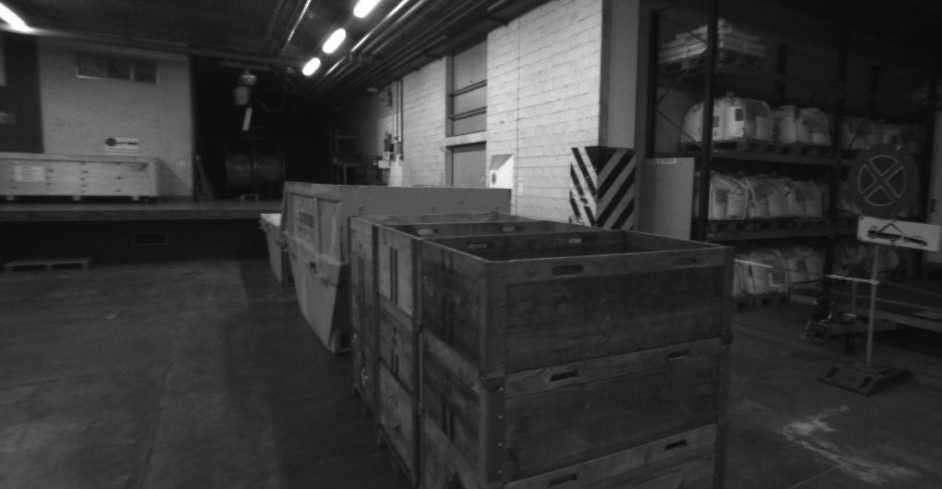
#> input picture im0.png, 942 x 489 px, found by its file name; the run also reads 2 pictures not shown here
$ jupyter execute --allow-errors gms-Copy1.ipynb
#> lines starting #> are read from the running program, lines starting #| are printed output that depends on the picture; after the words box and inside, x2 and y2 are one past the last pixel; in counts of white or black regions, pixels touching at a corner belong together
[cell 1]
import math
from enum import Enum

import cv2
cv2.ocl.setUseOpenCL(False)

import numpy as np

THRESHOLD_FACTOR = 6

ROTATION_PATTERNS = [
    [1, 2, 3,
     4, 5, 6,
     7, 8, 9],

    [4, 1, 2,
     7, 5, 3,
     8, 9, 6],

    [7, 4, 1,
     8, 5, 2,
     9, 6, 3],

    [8, 7, 4,
     9, 5, 1,
     6, 3, 2],

    [9, 8, 7,
     6, 5, 4,
     3, 2, 1],

    [6, 9, 8,
     3, 5, 7,
     2, 1, 4],

    [3, 6, 9,
     2, 5, 8,
     1, 4, 7],

    [2, 3, 6,
     1, 5, 9,
     4, 7, 8]]

class Size:
    def __init__(self, width, height):
        self.width = width
        self.height = height

class DrawingType(Enum):
    ONLY_LINES = 1
    LINES_AND_POINTS = 2
    COLOR_CODED_POINTS_X = 3
    COLOR_CODED_POINTS_Y = 4
    COLOR_CODED_POINTS_XpY = 5


class GmsMatcher:
    def __init__(self, descriptor, matcher):
        self.scale_ratios = [1.0, 1.0 / 2, 1.0 / math.sqrt(2.0), math.sqrt(2.0), 2.0]
        # Normalized vectors of 2D points
        self.normalized_points1 = []
        self.normalized_points2 = []
        # Matches - list of pairs representing numbers
        self.matches = []
        self.matches_number = 0
        # Grid Size
        self.grid_size_right = Size(0, 0)
        self.grid_number_right = 0
        # x      : left grid idx
        # y      :  right grid idx
        # value  : how many matches from idx_left to idx_right
        self.motion_statistics = []

        self.number_of_points_per_cell_left = []
        # Inldex  : grid_idx_left
        # Value   : grid_idx_right
        self.cell_pairs = []

        # Every Matches has a cell-pair
        # first  : grid_idx_left
        # second : grid_idx_right
        self.match_pairs = []

        # Inlier Mask for output
        self.inlier_mask = []
        self.grid_neighbor_right = []

        # Grid initialize
        self.grid_size_left = Size(20, 20)
        self.grid_number_left = self.grid_size_left.width * self.grid_size_left.height

        # Initialize the neihbor of left grid
        self.grid_neighbor_left = np.zeros((self.grid_number_left, 9))

        self.descriptor = descriptor
        self.matcher = matcher
        self.gms_matches = []
        self.keypoints_image1 = []
        self.keypoints_image2 = []

    # [5 lines left out: function empty_matches, not called in this run]

    def compute_matches(self, img1, img2):
        self.keypoints_image1, descriptors_image1 = self.descriptor.detectAndCompute(img1, np.array([]))
        self.keypoints_image2, descriptors_image2 = self.descriptor.detectAndCompute(img2, np.array([]))
        size1 = Size(img1.shape[1], img1.shape[0])
        size2 = Size(img2.shape[1], img2.shape[0])

        if self.gms_matches:
            self.empty_matches()

        all_matches = self.matcher.match(descriptors_image1, descriptors_image2)
        self.normalize_points(self.keypoints_image1, size1, self.normalized_points1)
        self.normalize_points(self.keypoints_image2, size2, self.normalized_points2)
        self.matches_number = len(all_matches)
        self.convert_matches(all_matches, self.matches)
        self.initialize_neighbours(self.grid_neighbor_left, self.grid_size_left)

        mask, num_inliers = self.get_inlier_mask(False, False)
        print('Found', num_inliers, 'matches')

        for i in range(len(mask)):
            if mask[i]:
                self.gms_matches.append(all_matches[i])
        return self.gms_matches

    # Normalize Key points to range (0-1)
    def normalize_points(self, kp, size, npts):
        for keypoint in kp:
            npts.append((keypoint.pt[0] / size.width, keypoint.pt[1] / size.height))

    # Convert OpenCV match to list of tuples
    def convert_matches(self, vd_matches, v_matches):
        for match in vd_matches:
            v_matches.append((match.queryIdx, match.trainIdx))

    def initialize_neighbours(self, neighbor, grid_size):
        for i in range(neighbor.shape[0]):
            neighbor[i] = self.get_nb9(i, grid_size)

    def get_nb9(self, idx, grid_size):
        nb9 = [-1 for _ in range(9)]
        idx_x = idx % grid_size.width
        idx_y = idx // grid_size.width

        for yi in range(-1, 2):
            for xi in range(-1, 2):
                idx_xx = idx_x + xi
                idx_yy = idx_y + yi

                if idx_xx < 0 or idx_xx >= grid_size.width or idx_yy < 0 or idx_yy >= grid_size.height:
                    continue
                nb9[xi + 4 + yi * 3] = idx_xx + idx_yy * grid_size.width

        return nb9

    def get_inlier_mask(self, with_scale, with_rotation):
        max_inlier = 0
        self.set_scale(0)

        if not with_scale and not with_rotation:
            max_inlier = self.run(1)
            return self.inlier_mask, max_inlier
        elif with_scale and with_rotation:
            vb_inliers = []
            for scale in range(5):
                self.set_scale(scale)
                for rotation_type in range(1, 9):
                    num_inlier = self.run(rotation_type)
                    if num_inlier > max_inlier:
                        vb_inliers = self.inlier_mask
                        max_inlier = num_inlier

            if vb_inliers != []:
                return vb_inliers, max_inlier
            else:
                return self.inlier_mask, max_inlier
        elif with_rotation and not with_scale:
            vb_inliers = []
            for rotation_type in range(1, 9):
                num_inlier = self.run(rotation_type)
                if num_inlier > max_inlier:
                    vb_inliers = self.inlier_mask
                    max_inlier = num_inlier

            if vb_inliers != []:
                return vb_inliers, max_inlier
            else:
                return self.inlier_mask, max_inlier
        else:
            vb_inliers = []
            for scale in range(5):
                self.set_scale(scale)
                num_inlier = self.run(1)
                if num_inlier > max_inlier:
                    vb_inliers = self.inlier_mask
                    max_inlier = num_inlier

            if vb_inliers != []:
                return vb_inliers, max_inlier
            else:
                return self.inlier_mask, max_inlier

    def set_scale(self, scale):
        self.grid_size_right.width = self.grid_size_left.width * self.scale_ratios[scale]
        self.grid_size_right.height = self.grid_size_left.height * self.scale_ratios[scale]
        self.grid_number_right = self.grid_size_right.width * self.grid_size_right.height

        # Initialize the neighbour of right grid
        self.grid_neighbor_right = np.zeros((int(self.grid_number_right), 9))
        self.initialize_neighbours(self.grid_neighbor_right, self.grid_size_right)

    def run(self, rotation_type):
        self.inlier_mask = [False for _ in range(self.matches_number)]

        # Initialize motion statistics
        self.motion_statistics = np.zeros((int(self.grid_number_left), int(self.grid_number_right)))
        self.match_pairs = [[0, 0] for _ in range(self.matches_number)]

        for GridType in range(1, 5):
            self.motion_statistics = np.zeros((int(self.grid_number_left), int(self.grid_number_right)))
            self.cell_pairs = [-1 for _ in range(self.grid_number_left)]
            self.number_of_points_per_cell_left = [0 for _ in range(self.grid_number_left)]

            self.assign_match_pairs(GridType)
            self.verify_cell_pairs(rotation_type)

            # Mark inliers
            for i in range(self.matches_number):
                if self.cell_pairs[int(self.match_pairs[i][0])] == self.match_pairs[i][1]:
                    self.inlier_mask[i] = True

        return sum(self.inlier_mask)

    def assign_match_pairs(self, grid_type):
        for i in range(self.matches_number):
            lp = self.normalized_points1[self.matches[i][0]]
            rp = self.normalized_points2[self.matches[i][1]]
            lgidx = self.match_pairs[i][0] = self.get_grid_index_left(lp, grid_type)

            if grid_type == 1:
                rgidx = self.match_pairs[i][1] = self.get_grid_index_right(rp)
            else:
                rgidx = self.match_pairs[i][1]

            if lgidx < 0 or rgidx < 0:
                continue
            self.motion_statistics[int(lgidx)][int(rgidx)] += 1
            self.number_of_points_per_cell_left[int(lgidx)] += 1

    def get_grid_index_left(self, pt, type_of_grid):
        x = pt[0] * self.grid_size_left.width
        y = pt[1] * self.grid_size_left.height

        if type_of_grid == 2:
            x += 0.5
        elif type_of_grid == 3:
            y += 0.5
        elif type_of_grid == 4:
            x += 0.5
            y += 0.5

        x = math.floor(x)
        y = math.floor(y)

        if x >= self.grid_size_left.width or y >= self.grid_size_left.height:
            return -1
        return x + y * self.grid_size_left.width

    def get_grid_index_right(self, pt):
        x = int(math.floor(pt[0] * self.grid_size_right.width))
        y = int(math.floor(pt[1] * self.grid_size_right.height))
        return x + y * self.grid_size_right.width

    def verify_cell_pairs(self, rotation_type):
        current_rotation_pattern = ROTATION_PATTERNS[rotation_type - 1]

        for i in range(self.grid_number_left):
            if sum(self.motion_statistics[i]) == 0:
                self.cell_pairs[i] = -1
                continue
            max_number = 0
            for j in range(int(self.grid_number_right)):
                value = self.motion_statistics[i]
                if value[j] > max_number:
                    self.cell_pairs[i] = j
                    max_number = value[j]

            idx_grid_rt = self.cell_pairs[i]
            nb9_lt = self.grid_neighbor_left[i]
            nb9_rt = self.grid_neighbor_right[idx_grid_rt]
            score = 0
            thresh = 0
            numpair = 0

            for j in range(9):
                ll = nb9_lt[j]
                rr = nb9_rt[current_rotation_pattern[j] - 1]
                if ll == -1 or rr == -1:
                    continue

                score += self.motion_statistics[int(ll), int(rr)]
                thresh += self.number_of_points_per_cell_left[int(ll)]
                numpair += 1

            thresh = THRESHOLD_FACTOR * math.sqrt(thresh/numpair)
            if score < thresh:
                self.cell_pairs[i] = -2

    def draw_matches(self, src1, src2, drawing_type):
        height = max(src1.shape[0], src2.shape[0])
        width = src1.shape[1] + src2.shape[1]
        output = np.zeros((height, width, 3), dtype=np.uint8)
        output[0:src1.shape[0], 0:src1.shape[1]] = src1
        output[0:src2.shape[0], src1.shape[1]:] = src2[:]

        if drawing_type == DrawingType.ONLY_LINES:
            for i in range(len(self.gms_matches)):
                left = self.keypoints_image1[self.gms_matches[i].queryIdx].pt
                right = tuple(sum(x) for x in zip(self.keypoints_image2[self.gms_matches[i].trainIdx].pt, (src1.shape[1], 0)))
                cv2.line(output, tuple(map(int, left)), tuple(map(int, right)), (0, 255, 255))

        elif drawing_type == DrawingType.LINES_AND_POINTS:
            for i in range(len(self.gms_matches)):
                left = self.keypoints_image1[self.gms_matches[i].queryIdx].pt
                right = tuple(sum(x) for x in zip(self.keypoints_image2[self.gms_matches[i].trainIdx].pt, (src1.shape[1], 0)))
                cv2.line(output, tuple(map(int, left)), tuple(map(int, right)), (255, 0, 0))

            for i in range(len(self.gms_matches)):
                left = self.keypoints_image1[self.gms_matches[i].queryIdx].pt
                right = tuple(sum(x) for x in zip(self.keypoints_image2[self.gms_matches[i].trainIdx].pt, (src1.shape[1], 0)))
                cv2.circle(output, tuple(map(int, left)), 1, (0, 255, 255), 2)
                cv2.circle(output, tuple(map(int, right)), 1, (0, 255, 0), 2)

        elif drawing_type == DrawingType.COLOR_CODED_POINTS_X or drawing_type == DrawingType.COLOR_CODED_POINTS_Y or drawing_type == DrawingType.COLOR_CODED_POINTS_XpY :
            _1_255 = np.expand_dims( np.array( range( 0, 256 ), dtype='uint8' ), 1 )
            _colormap = cv2.applyColorMap(_1_255, cv2.COLORMAP_HSV)

            for i in range(len(self.gms_matches)):
                left = self.keypoints_image1[self.gms_matches[i].queryIdx].pt
                right = tuple(sum(x) for x in zip(self.keypoints_image2[self.gms_matches[i].trainIdx].pt, (src1.shape[1], 0)))

                if drawing_type == DrawingType.COLOR_CODED_POINTS_X:
                    colormap_idx = int(left[0] * 256. / src1.shape[1] ) # x-gradient
                if drawing_type == DrawingType.COLOR_CODED_POINTS_Y:
                    colormap_idx = int(left[1] * 256. / src1.shape[0] ) # y-gradient
                if drawing_type == DrawingType.COLOR_CODED_POINTS_XpY:
                    colormap_idx = int( (left[0] - src1.shape[1]*.5 + left[1] - src1.shape[0]*.5) * 256. / (src1.shape[0]*.5 + src1.shape[1]*.5) ) # manhattan gradient

                color = tuple( map(int, _colormap[ colormap_idx,0,: ]) )
                cv2.circle(output, tuple(map(int, left)), 1, color, 2)
                cv2.circle(output, tuple(map(int, right)), 1, color, 2)


        cv2.imshow('show', output)
        k=cv2.waitKey()

        if k == 27:         # wait for ESC key to exit
            cv2.destroyAllWindows()
#> (the rest of this cell did not finish here and is left out)

#> (a cell that did not finish here is left out)

[cell 3]
if __name__ == '__main__':
    img1 = cv2.imread("../data/im0.png")
#> img1 is the input picture: shape (489, 942, 3); min 9, max 253, mean 55
    img2 = cv2.imread("../data/im1.png")
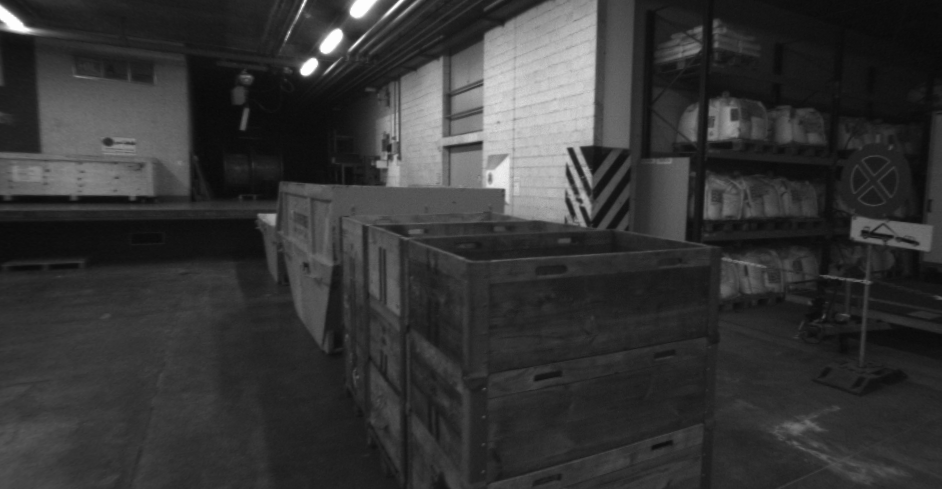
#> input picture im1.png, 942 x 489 px, found by its file name
#> img2 is the input picture: shape (489, 942, 3); min 8, max 253, mean 53.8

    orb = cv2.ORB_create(10000)
    orb.setFastThreshold(0)
    if cv2.__version__.startswith('3'):
        matcher = cv2.BFMatcher(cv2.NORM_HAMMING)
    else:
        matcher = cv2.BFMatcher_create(cv2.NORM_HAMMING)
    gms = GmsMatcher(orb, matcher)

    matches = gms.compute_matches(img1, img2)
#> in compute_matches (call 2), `self.keypoints_image1, descriptors_image1 = self.descriptor.detectAndC..`: self.keypoints_image1 = 9970 keypoints; strongest (x, y, size): (307, 71, 64.3), (306, 73, 53.6), (304, 71, 44.6), (305, 73, 44.6)
#> in compute_matches (call 2), `self.keypoints_image2, descriptors_image2 = self.descriptor.detectAndC..`: self.keypoints_image2 = 9965 keypoints; strongest (x, y, size): (304, 73, 53.6), (301, 71, 64.3), (301, 72, 44.6), (313, 59, 53.6)
#> in compute_matches (call 2), `all_matches = self.matcher.match(descriptors_image1, descriptors_image2)`: all_matches = 9970 matches
#> the loop in normalize_points, `for keypoint in kp:` made 9970 passes
#> keypoint on passes 1 to 3: keypoint at (43, 31), size 31, keypoint at (336, 285), size 31, keypoint at (483, 87), size 31
#> after the loop in normalize_points, `for keypoint in kp:`: npts = 9970 pairs, first value 0.035 to 0.961, second value 0.0634 to 0.933
#> the loop in normalize_points (call 2), `for keypoint in kp:` made 9965 passes
#> keypoint on passes 1 to 3: keypoint at (41, 31), size 31, keypoint at (447, 115), size 31, keypoint at (481, 133), size 31
#> after the loop in convert_matches, `for match in vd_matches:`: v_matches = 9970 pairs, first value 0 to 9969, second value 0 to 9964
#| Found 7618 matches
#> after the loop in compute_matches (call 2), `for i in range(len(mask)):`: self.gms_matches = 7618 matches
#> matches = 7618 matches
    # gms.draw_matches(img1, img2, DrawingType.ONLY_LINES)
    gms.draw_matches(img1, img2, DrawingType.LINES_AND_POINTS)
#> in draw_matches, `output[0:src1.shape[0], 0:src1.shape[1]] = src1`:
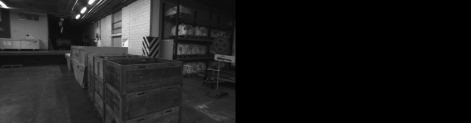
#> output: shape (489, 1884, 3) (shown at 1/4 size); min 0, max 253, mean 27.5
#> in draw_matches, `output[0:src2.shape[0], src1.shape[1]:] = src2[:]`:
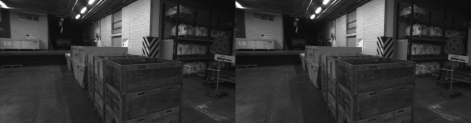
#> output: shape (489, 1884, 3) (shown at 1/4 size); min 8, max 253, mean 54.4
#> the loop in draw_matches, `for i in range(len(self.gms_matches)):` made 7618 passes
#> (left, right) on passes 1 to 3: ((43, 31), (983, 31)), ((336, 285), (1270, 285)), ((448, 186), (1384.8, 186))
#> after the loop in draw_matches, `for i in range(len(self.gms_matches)):`:
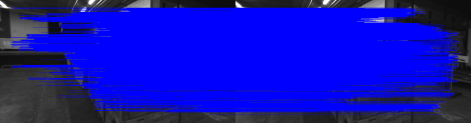
#> output: shape (489, 1884, 3) (shown at 1/4 size); mean B, G, R 181.1, 16.5, 16.5
#> after the loop in draw_matches, `for i in range(len(self.gms_matches)):`:
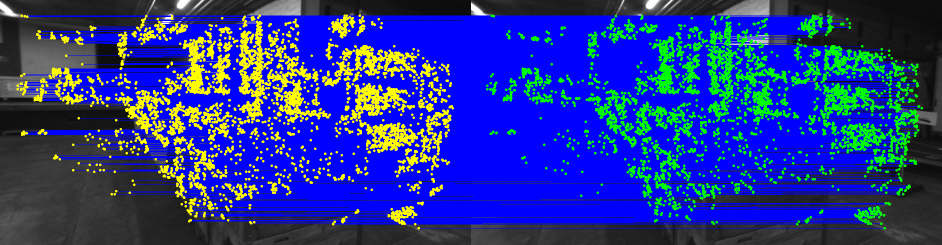
#> output: shape (489, 1884, 3) (shown at 1/2 size); 15.25% of pixels changed, all inside (x1, y1, x2, y2) = (33, 29, 1846, 459)
#> (key Esc is pressed here)
    print(len(matches))
#| 7618
#> (the rest of the program and of its run is left out)
